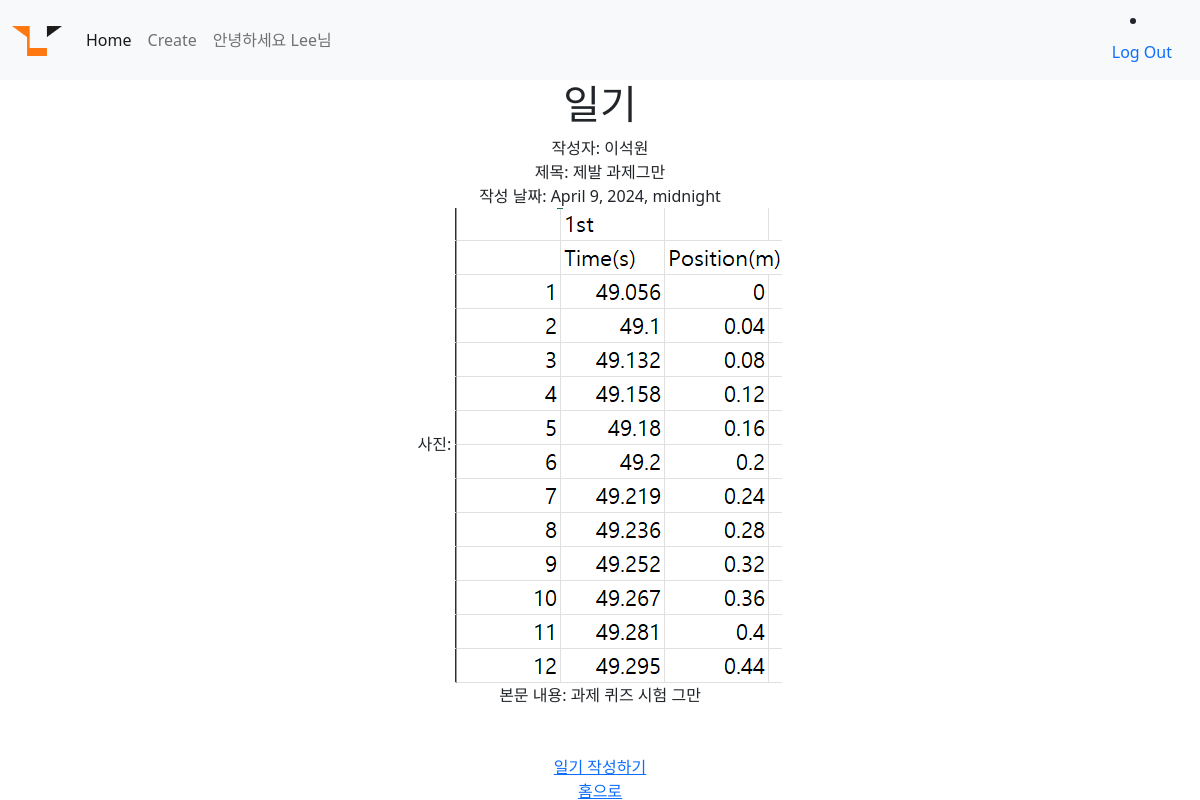
Screenshot of /diary/detail/2 (signed in) with the database file from the repository.
### account/models.py (models this page shows)
class CustomUser(AbstractUser): #유저확장
    nickname = models.CharField(max_length=100)
    university = models.CharField(max_length=50)
    location = models.CharField(max_length=200)

### diary/models.py (models this page shows, shortened)
class Diary(models.Model):
    title = models.CharField(max_length=50)
    writer = models.CharField(max_length=20)
    pub_update = models.DateTimeField()
    body = models.TextField()
    image = models.ImageField(upload_to="diary/", blank=True, null=True) #blank랑 null은 비어있어도 되게 만들어줌

### diary/views.py (the view)
# urls.py: path('detail/<str:id>',detail, name="detail"), #view의 id 변수 이름 동일하게 !!!
def detail(request, id):
    diary_detail = get_object_or_404(Diary, pk = id)
    visiter = request.user.username
    data = {'diary_detail' : diary_detail , 'visiter' : visiter}
    return render(request , "detail.html", data )

### diary/templates/detail.html (shortened to what this page needs)
{% extends 'base.html' %}
{% block content %}
<h1>일기</h1>
<div>
    작성자: {{diary_detail.writer}}
    <br>
     제목: {{diary_detail.title}}
    <br>
    작성 날짜: {{diary_detail.pub_update}}
    {% if diary_detail.image %}
    <br>
    사진: <img src="{{diary_detail.image.url}}">
    {% endif %}
    <br>
    본문 내용: {{diary_detail.body}}
</div>
<br>
<br>
<a href="{% url 'create' %}">일기 작성하기</a>
<br>
<a href="{% url 'home' %}">홈으로</a>
{% endblock %}

### second/templates/base.html (shortened to what this page needs)
<!DOCTYPE html>
<html lang="en">
<head>
    <link href="https://cdn.jsdelivr.net/npm/bootstrap@5.0.2/dist/css/bootstrap.min.css" rel="stylesheet">
</head>
<body>
  {% load static %}
    <nav class="navbar navbar-expand-lg navbar-light bg-light">
        <div class="container-fluid">
          <a class="navbar-brand" href="{% url 'home' %}"> <img src="{% static 'lion.png'%} " alt="" width="50" height="30" href="{% url 'home' %}"></a>
          <div class="collapse navbar-collapse" id="navbarSupportedContent">
            <ul class="navbar-nav me-auto mb-2 mb-lg-0">
              <li class="nav-item">
                <a class="nav-link active" aria-current="page" href="{% url 'home' %}">Home</a>
              </li>
              <li class="nav-item">
                <a class="nav-link" href="{%  url 'create' %}">Create</a>
              </li>
              {% if user.is_authenticated %}
              <li class="nav-item">
                <a class="nav-link" >안녕하세요 {{user.username}}님</a>
              </li>
              {% endif %}
            </ul>
              {% if user.is_authenticated %}
              <li class="nav-item">
                <a class="nav-link" href="{% url 'logout_view' %}">Log Out</a>
              </li>
              {% endif %}
          </div>
        </div>
      </nav>
      <div class="container">
        {% block content %}
        {% endblock %}
      </div>
</body>
</html>

### second/templates/base.html (style rules this page uses)
body { text-align: center; }

### rows the page displays
CustomUser: username "Lee"
Diary: writer "이석원", title "제발 과제그만", pub_update "April 9, 2024, midnight", image (picture), body "과제 퀴즈 시험 그만"
